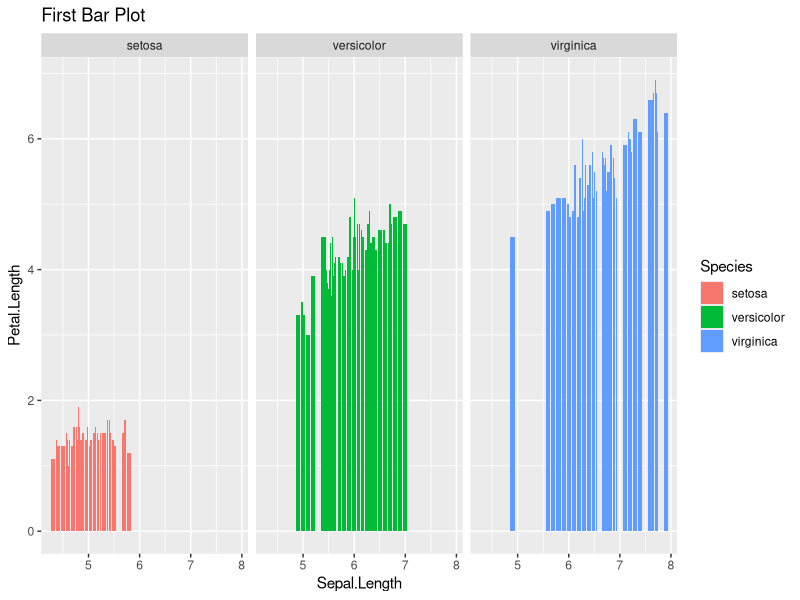

This figure's R source:
## ---- chunk 1
knitr::opts_chunk$set(echo = TRUE)
library(tidyverse)
## ---- chunk 2
iris %>%
  ggplot(aes(x=Sepal.Length, y=Petal.Length, fill=Species))+
  geom_bar(stat="identity", position = "dodge2") +
  facet_wrap(~Species)+
  labs(title="First Bar Plot")-> practice_plot

  
ggsave("practice_plot_github.png", practice_plot)

